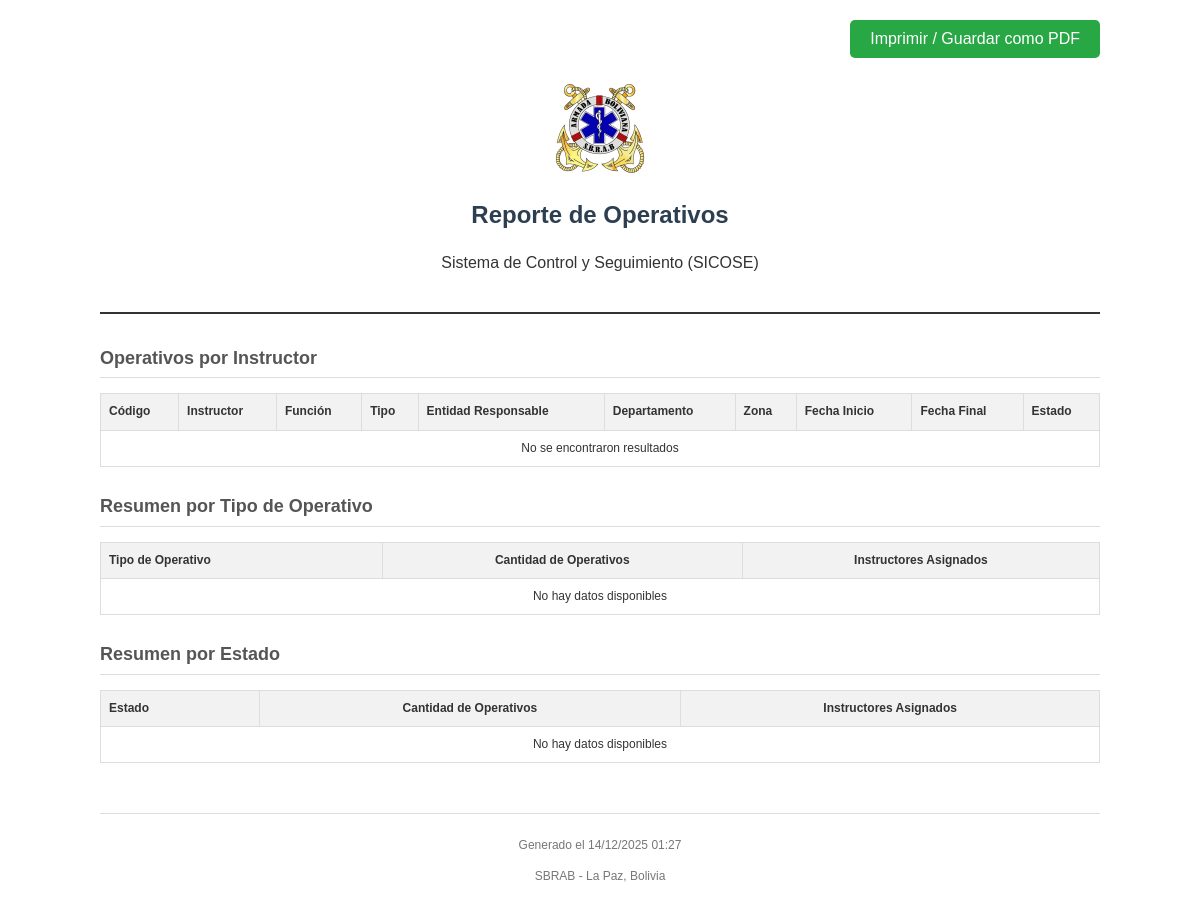
/dashboard/pages/generar_reporte_operativos.php, run on an earlier commit of the app's database.
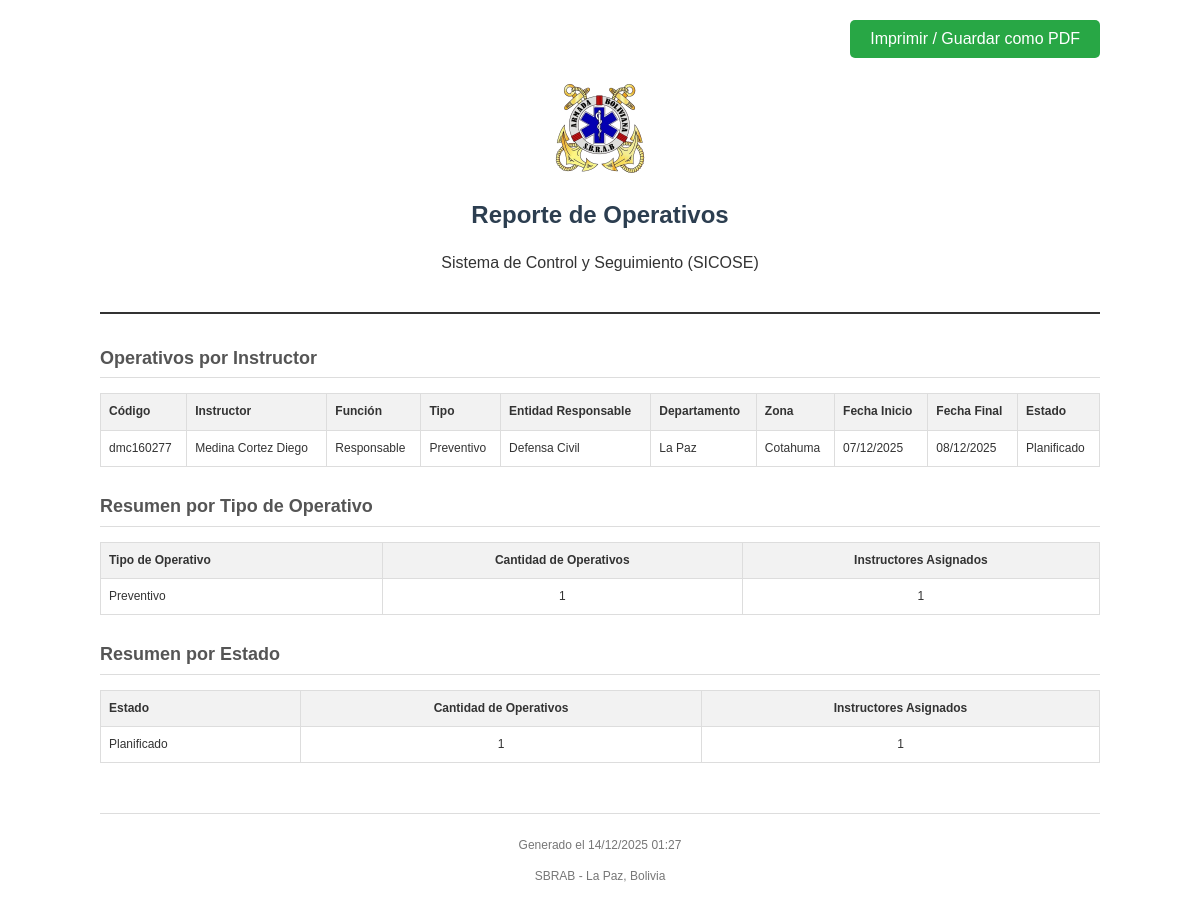
And on a later commit of the database.
### tables this page shows
CREATE TABLE instructor_operativos (
            id INTEGER PRIMARY KEY AUTOINCREMENT,
            instructor_id INTEGER NOT NULL,
            operativo_id INTEGER NOT NULL, funcion TEXT NOT NULL DEFAULT "Personal de rescate",
            FOREIGN KEY (instructor_id) REFERENCES instructores(id) ON DELETE CASCADE,
            FOREIGN KEY (operativo_id) REFERENCES operativos(id) ON DELETE CASCADE
        );

CREATE TABLE instructores (
    id INTEGER PRIMARY KEY AUTOINCREMENT,
    codigo TEXT NOT NULL UNIQUE,
    grado TEXT NOT NULL,
    nombres TEXT NOT NULL,
    apellido_paterno TEXT NOT NULL,
    apellido_materno TEXT NOT NULL,
    cedula TEXT NOT NULL,
    fecha_nacimiento DATE NOT NULL,
    especialidad TEXT NOT NULL,
    estado TEXT NOT NULL
);

CREATE TABLE operativos (
            id INTEGER PRIMARY KEY AUTOINCREMENT,
            tipo TEXT NOT NULL,
            entidad_responsable TEXT NOT NULL,
            estado TEXT NOT NULL,
            departamento TEXT NOT NULL,
            zona TEXT NOT NULL,
            fecha_inicio DATE NOT NULL,
            fecha_final DATE NOT NULL
        );

### dashboard/pages/generar_reporte_operativos.php (the view, shortened to what the changed rows need)
<?php
require_once 'data/db.php';
$params = [];
$sql = "
    SELECT
        i.codigo,
        i.nombres,
        i.apellido_paterno,
        i.apellido_materno,
        io.funcion,
        o.tipo,
        o.entidad_responsable,
        o.departamento,
        o.zona,
        o.fecha_inicio,
        o.fecha_final,
        o.estado
    FROM instructor_operativos io
    INNER JOIN instructores i ON io.instructor_id = i.id
    INNER JOIN operativos o ON io.operativo_id = o.id
";
$sql .= " ORDER BY i.apellido_paterno ASC, o.fecha_inicio DESC";
try {
    $stmt = $pdo->prepare($sql);
    $stmt->execute($params);
    $operativos = $stmt->fetchAll(PDO::FETCH_ASSOC);
} catch (PDOException $e) {
    die("Error al cargar datos: " . $e->getMessage());
}
try {
    $sqlResumen = "
        SELECT
            o.tipo,
            COUNT(DISTINCT o.id) as total_operativos,
            COUNT(DISTINCT io.instructor_id) as total_instructores
        FROM operativos o
        LEFT JOIN instructor_operativos io ON o.id = io.operativo_id
        GROUP BY o.tipo
        ORDER BY total_operativos DESC
    ";
    $stmtResumen = $pdo->query($sqlResumen);
    $resumen = $stmtResumen->fetchAll(PDO::FETCH_ASSOC);
} catch (PDOException $e) {
    $resumen = [];
}
try {
    $sqlResumenEstado = "
        SELECT
            o.estado,
            COUNT(DISTINCT o.id) as total_operativos,
            COUNT(DISTINCT io.instructor_id) as total_instructores
        FROM operativos o
        LEFT JOIN instructor_operativos io ON o.id = io.operativo_id
        GROUP BY o.estado
        ORDER BY total_operativos DESC
    ";
    $stmtResumenEstado = $pdo->query($sqlResumenEstado);
    $resumenEstado = $stmtResumenEstado->fetchAll(PDO::FETCH_ASSOC);
} catch (PDOException $e) {
    $resumenEstado = [];
}
?>
<!DOCTYPE html>
<html lang="es">
<head>
</head>
<body>
    <div class="header">
        <h1>Reporte de Operativos</h1>
    </div>
    <div class="section">
        <h2>Operativos por Instructor</h2>
        <table>
            <thead>
                <tr>
                    <th>Código</th>
                    <th>Instructor</th>
                    <th>Función</th>
                    <th>Tipo</th>
                    <th>Entidad Responsable</th>
                    <th>Departamento</th>
                    <th>Zona</th>
                    <th>Fecha Inicio</th>
                    <th>Fecha Final</th>
                    <th>Estado</th>
                </tr>
            </thead>
            <tbody>
                <?php if (count($operativos) > 0): ?>
                    <?php foreach ($operativos as $row): ?>
                        <tr>
                            <td><?= htmlspecialchars($row['codigo']) ?></td>
                            <td><?= htmlspecialchars($row['apellido_paterno'] . ' ' . $row['apellido_materno'] . ' ' . $row['nombres']) ?></td>
                            <td><?= htmlspecialchars($row['funcion'] ?? 'N/A') ?></td>
                            <td><?= htmlspecialchars($row['tipo']) ?></td>
                            <td><?= htmlspecialchars($row['entidad_responsable']) ?></td>
                            <td><?= htmlspecialchars($row['departamento']) ?></td>
                            <td><?= htmlspecialchars($row['zona']) ?></td>
                            <td><?= date('d/m/Y', strtotime($row['fecha_inicio'])) ?></td>
                            <td><?= date('d/m/Y', strtotime($row['fecha_final'])) ?></td>
                            <td><?= htmlspecialchars($row['estado']) ?></td>
                        </tr>
                    <?php endforeach; ?>
                <?php else: ?>
                    <tr>
                        <td colspan="10" style="text-align:center;">No se encontraron resultados</td>
                    </tr>
                <?php endif; ?>
            </tbody>
        </table>
    </div>
    <div class="section">
        <h2>Resumen por Tipo de Operativo</h2>
        <table>
            <thead>
                <tr>
                    <th>Tipo de Operativo</th>
                    <th style="text-align:center;">Cantidad de Operativos</th>
                    <th style="text-align:center;">Instructores Asignados</th>
                </tr>
            </thead>
            <tbody>
                <?php if (count($resumen) > 0): ?>
                    <?php foreach ($resumen as $row): ?>
                        <tr>
                            <td><?= htmlspecialchars($row['tipo']) ?></td>
                            <td style="text-align:center;"><?= $row['total_operativos'] ?></td>
                            <td style="text-align:center;"><?= $row['total_instructores'] ?></td>
                        </tr>
                    <?php endforeach; ?>
                <?php else: ?>
                    <tr>
                        <td colspan="3" style="text-align:center;">No hay datos disponibles</td>
                    </tr>
                <?php endif; ?>
            </tbody>
        </table>
    </div>
    <div class="section">
        <h2>Resumen por Estado</h2>
        <table>
            <thead>
                <tr>
                    <th>Estado</th>
                    <th style="text-align:center;">Cantidad de Operativos</th>
                    <th style="text-align:center;">Instructores Asignados</th>
                </tr>
            </thead>
            <tbody>
                <?php if (count($resumenEstado) > 0): ?>
                    <?php foreach ($resumenEstado as $row): ?>
                        <tr>
                            <td><?= htmlspecialchars($row['estado']) ?></td>
                            <td style="text-align:center;"><?= $row['total_operativos'] ?></td>
                            <td style="text-align:center;"><?= $row['total_instructores'] ?></td>
                        </tr>
                    <?php endforeach; ?>
                <?php else: ?>
                    <tr>
                        <td colspan="3" style="text-align:center;">No hay datos disponibles</td>
                    </tr>
                <?php endif; ?>
            </tbody>
        </table>
    </div>
</body>
</html>

What changed in the data, as far as the page shows it:
added instructor_operativos: instructor.codigo "dmc160277", instructor.nombres "Medina Cortez Diego", funcion "Responsable", operativo.tipo "Preventivo", operativo.entidad_responsable "Defensa Civil", operativo.departamento "La Paz", operativo.zona "Cotahuma", operativo.fecha_inicio "07/12/2025", operativo.fecha_final "08/12/2025", operativo.estado "Planificado"
Also different on the page:
new list line: "Preventivo 1 1"
new list line: "Planificado 1 1"
text no longer shown: "No se encontraron resultados No hay datos disponibles No hay datos disponibles"
